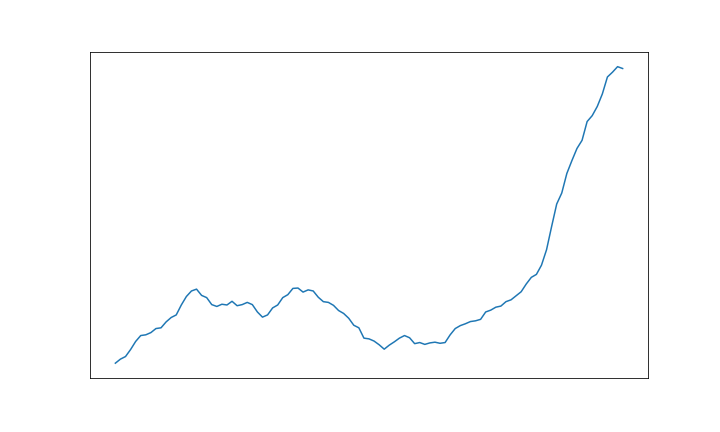
#> input picture notebook/累積感染者に関する分析/plot_no_xy/Albania.png, 720 x 432 px; its folder holds 4 pictures in this run
$ jupyter execute --allow-errors '曲線画像からK-Meansでクラスタリング.ipynb'
#> lines starting #> are read from the running program, lines starting #| are printed output that depends on the picture
[cell 1]
from glob import glob
import shutil
import cv2
import os
from sklearn.cluster import KMeans
import numpy as np
import matplotlib.pyplot as plt

[cell 2]
IMAGE_DIR =  "../../notebook/累積感染者に関する分析/plot_no_xy/*.png"

[cell 3]
# 画像をnumpy配列で読み込み、変形
impathlist = glob(IMAGE_DIR)
features = np.array([cv2.resize(cv2.imread(p), (256, 256), cv2.INTER_CUBIC) for p in impathlist])
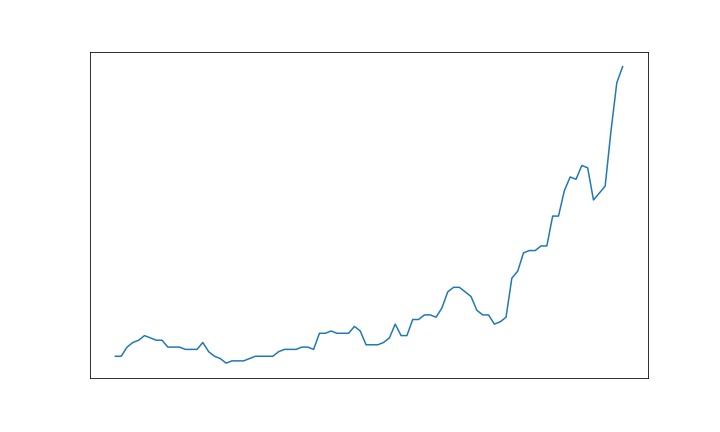
#> input picture notebook/累積感染者に関する分析/plot_no_xy/Angola.png, 720 x 432 px
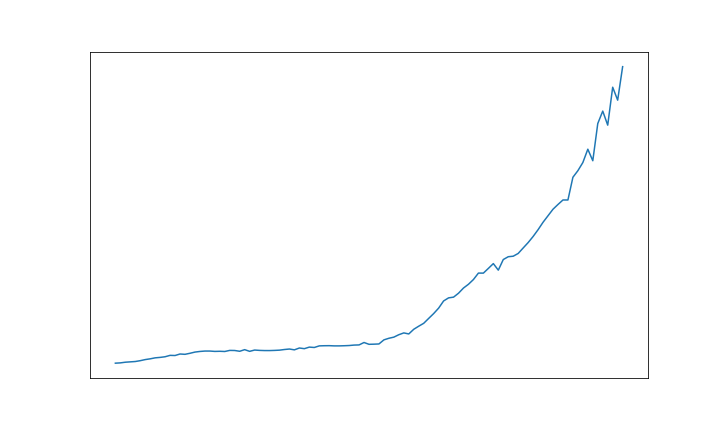
#> input picture notebook/累積感染者に関する分析/plot_no_xy/Argentina.png, 720 x 432 px
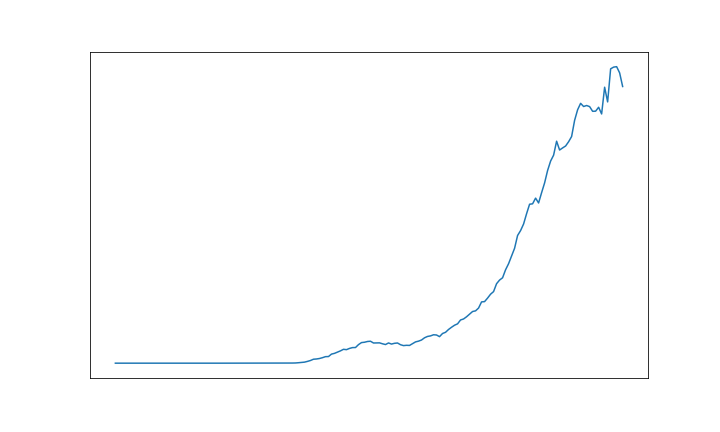
#> input picture notebook/累積感染者に関する分析/plot_no_xy/Armenia.png, 720 x 432 px
features = features.reshape(features.shape[0], -1)

[cell 4]
import pandas as pd
pd.Series(list(features[0])).hist()
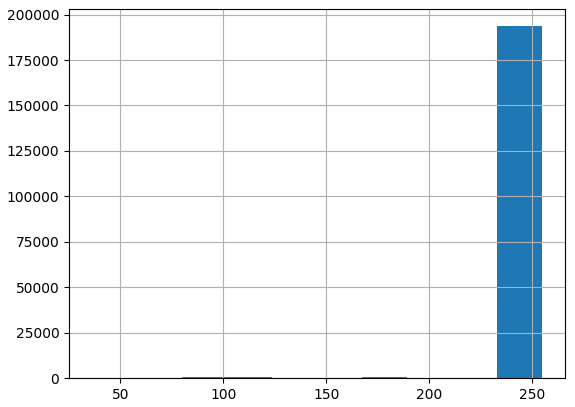
#> figure drawn by matplotlib, 1 panel; tallest bar 193598 high, from x = 233.1 to 255
